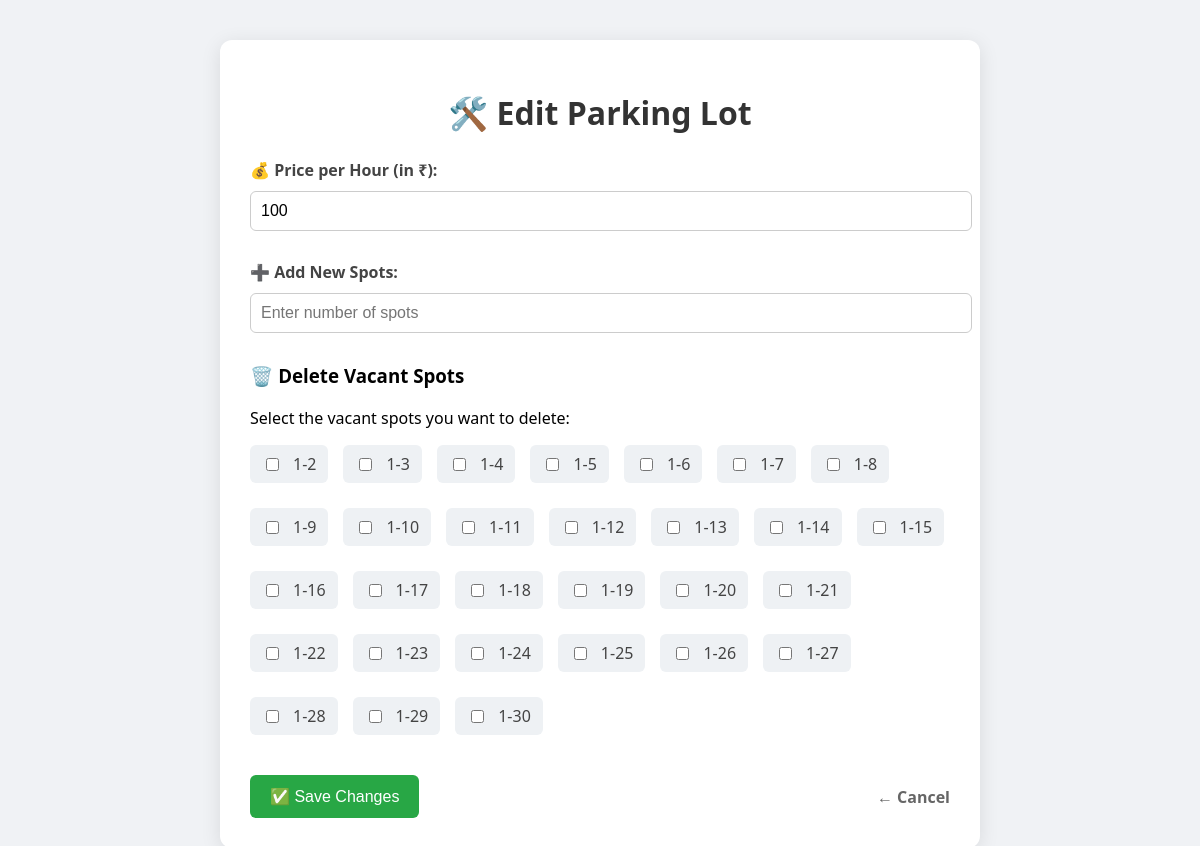
The page /admin/edit_lot/1 on the database its author committed.
### models.py (models this page shows)
class P_Lot(db.Model):
    __tablename__ = 'p_lot'  # Explicitly define table name
    id = db.Column(db.Integer, primary_key=True)
    loc = db.Column(db.String(200), nullable=False)
    price = db.Column(db.Integer, nullable=False)
    spots = db.Column(db.Integer, nullable=False)
    parking_spots = db.relationship('P_Spot', backref='p_lot', lazy=True)

class P_Spot(db.Model):
    __tablename__ = 'p_spot'  # Explicitly define table name
    id = db.Column(db.Integer, primary_key=True)
    lot_id = db.Column(db.Integer, db.ForeignKey('p_lot.id'), nullable=False)  # Fixed reference
    spot_id = db.Column(db.String(10), nullable=False)  # Format: lot_id-spot_number
    status = db.Column(db.String(1), nullable=False, default="V")  # V for Vacant, O for Occupied
    transactions = db.relationship('UserTransaction', backref='p_spot', lazy=True)

### app.py (the view, shortened to what this page needs)
@app.route('/admin/edit_lot/<int:lot_id>', methods=['GET', 'POST'])
def edit_parking_lot(lot_id):
    lot = P_Lot.query.get_or_404(lot_id)
    spots = P_Spot.query.filter_by(lot_id=lot.id).all()
    def extract_suffix(s):
        try:
            return int(str(s.spot_id).split('-')[-1])
        except:
            return float('inf')  # Put bad data at end
    spots.sort(key=extract_suffix)
    return render_template("edit_parking_lot.html", lot=lot, spots=spots)

### templates/edit_parking_lot.html (shortened to what this page needs)
<!DOCTYPE html>
<html lang="en">
<head>
    <link rel="stylesheet" href="{{ url_for('static', filename='edit_parking_lot.css') }}">
</head>
<body>
    <div class="container">
        <h1>🛠️ Edit Parking Lot</h1>
        <form method="POST">
            <div class="form-section">
                <label for="price">💰 Price per Hour (in ₹):</label>
                <input type="text" name="price" id="price" value="{{ lot.price }}" required>
            </div>
            <div class="form-section">
                <label for="add_spots">➕ Add New Spots:</label>
                <input type="number" name="add_spots" id="add_spots" placeholder="Enter number of spots">
            </div>
            <div class="form-section">
                <h3>🗑️ Delete Vacant Spots</h3>
                <p>Select the vacant spots you want to delete:</p>
                <div class="checkbox-group">
                    {% for spot in spots %}
                        {% if spot.status == 'V' %}
                            <label>
                                <input type="checkbox" name="delete_spots" value="{{ spot.spot_id }}">
                                {{ spot.spot_id }}
                            </label>
                        {% endif %}
                    {% endfor %}
                </div>
            </div>
            <div class="form-actions">
                <button type="submit">✅ Save Changes</button>
                <a href="{{ url_for('view_parking_lot', lot_id=lot.id) }}" class="cancel">← Cancel</a>
            </div>
        </form>
    </div>
</body>
</html>

### static/edit_parking_lot.css (style rules this page uses)
body { font-family: 'Segoe UI', Tahoma, Geneva, Verdana, sans-serif; background: #f0f2f5; margin: 0; padding: 40px; }
.container { max-width: 700px; margin: auto; background: white; padding: 30px; border-radius: 12px; box-shadow: 0 4px 20px rgba(0, 0, 0, 0.1); }
h1 { color: #333; margin-bottom: 25px; font-size: 2em; text-align: center; }
.form-section { margin-bottom: 30px; }
label { display: block; font-weight: bold; margin-bottom: 10px; color: #444; }
input[type="text"], input[type="number"] { width: 100%; padding: 10px; border: 1px solid #ccc; border-radius: 6px; font-size: 1em; }
.checkbox-group { display: flex; flex-wrap: wrap; gap: 15px; margin-top: 10px; }
.checkbox-group label { background: #eef1f4; padding: 8px 12px; border-radius: 6px; cursor: pointer; font-weight: 500; display: flex; align-items: center; gap: 8px; }
.checkbox-group input[type="checkbox"] { margin-right: 6px; }
.form-actions { display: flex; justify-content: space-between; align-items: center; margin-top: 30px; }
button[type="submit"] { background-color: #28a745; color: white; border: none; padding: 12px 20px; font-size: 1em; border-radius: 6px; cursor: pointer; transition: background-color 0.3s; }
a.cancel { text-decoration: none; color: #666; font-weight: bold; }

### rows shown on the page
P_Lot: price "100"
P_Spot: spot_id "1-2"
P_Spot: spot_id "1-3"
P_Spot: spot_id "1-4"
P_Spot: spot_id "1-5"
P_Spot: spot_id "1-6"
P_Spot: spot_id "1-7"
P_Spot: spot_id "1-8"
P_Spot: spot_id "1-9"
P_Spot: spot_id "1-10"
P_Spot: spot_id "1-11"
P_Spot: spot_id "1-12"
P_Spot: spot_id "1-13"
P_Spot: spot_id "1-14"
P_Spot: spot_id "1-15"
P_Spot: spot_id "1-16"
P_Spot: spot_id "1-17"
P_Spot: spot_id "1-18"
P_Spot: spot_id "1-19"
P_Spot: spot_id "1-20"
P_Spot: spot_id "1-21"
P_Spot: spot_id "1-22"
P_Spot: spot_id "1-23"
P_Spot: spot_id "1-24"
P_Spot: spot_id "1-25"
P_Spot: spot_id "1-26"
P_Spot: spot_id "1-27"
P_Spot: spot_id "1-28"
P_Spot: spot_id "1-29"
P_Spot: spot_id "1-30"
